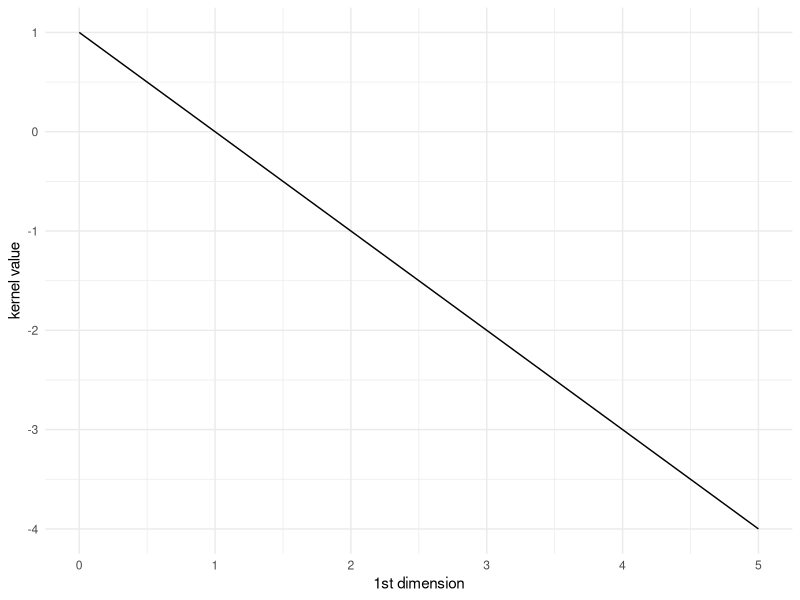
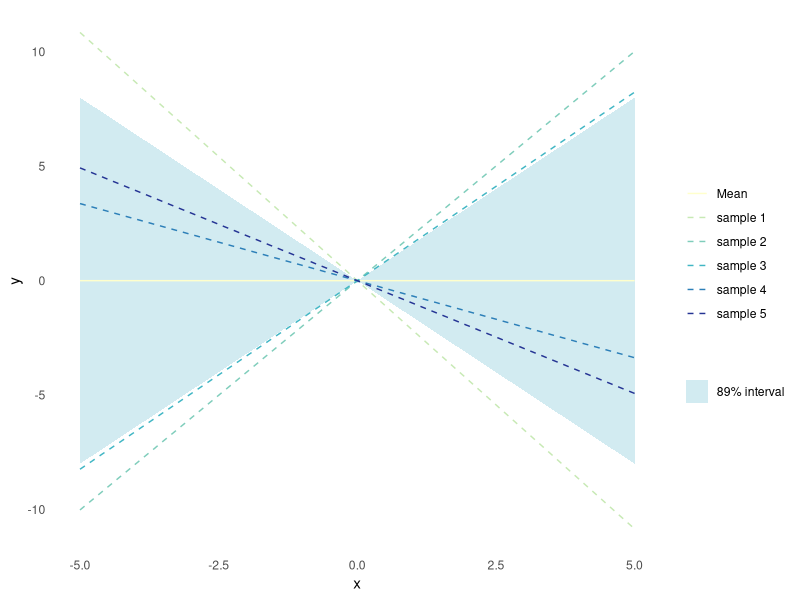
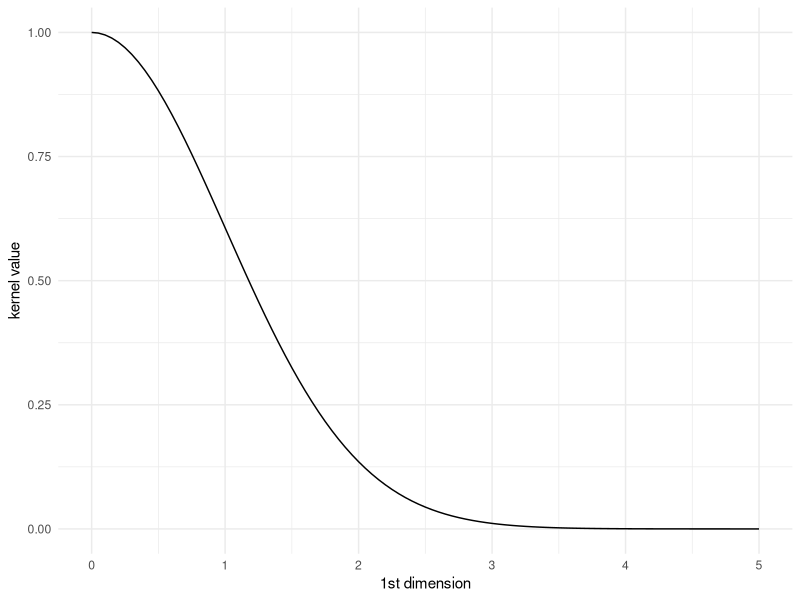
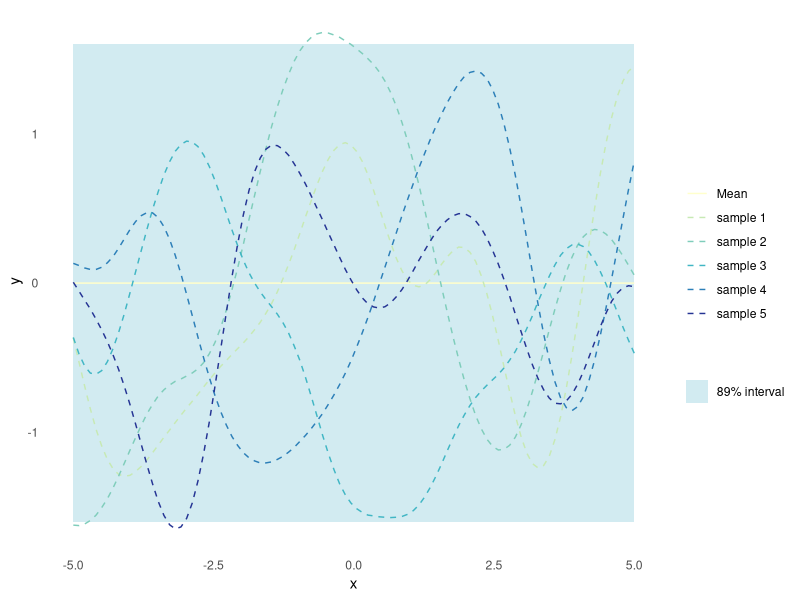

Recreate these plots in R, in order.
## ---- chunk 1
library(ggplot2)
library(magrittr)
set.seed(4444)
## ---- chunk 2
plot_kernel_value <- function(kernel, ...) {
  tibble::tibble(
    X1 = seq(0, 5, by = 0.05),
    X2 = rep(0, length(X1)),
    kv = purrr::map2_dbl(X1, X2, kernel, ...)
  ) %>%
    ggplot(aes(x = X1, y = kv)) +
    geom_line() +
    labs(x = "1st dimension", y = "kernel value") +
    theme_minimal()
}
## ---- chunk 3
#' Random Samples from a Multivariate Gaussian
#' 
#' This implementation is similar to MASS::mvrnorm, but uses chlosky
#' decomposition instead. This should be more stable but is less efficient than
#' the MASS implementation, which recycles the eigen decomposition for the
#' sampling part.
#'
#' @param n number of samples to sample
#' @param mu the mean of each input dimension
#' @param sigma the covariance matrix
#' @param epsilon numerical tolerance added to the diagonal of the covariance
#'  matrix. This is necessary for the Cholesky decomposition, in some cases.
#'
#' @return numerical vector of n samples
rmvnorm <- function(n = 1, mu, sigma, epsilon = 1e-6) {
    p <- length(mu)
    if(!all(dim(sigma) == c(p, p))) stop("incompatible dimensions of arguments")
    ev <- eigen(sigma, symmetric = TRUE)$values
    if(!all(ev >= -epsilon*abs(ev[1L]))) {
      stop("The covariance matrix (sigma) is not positive definite")
    }
    cholesky <- chol(sigma + diag(p)*epsilon)
    sample <- rnorm(p*n, 0, 1)
    dim(sample) <- c(n, p)
    sweep(sample %*% cholesky, 2, mu, FUN = `+`)
}

plot_gp <- function(kernel, ...) {
  n_samples <- 5
  X_predict <- matrix(seq(-5, 5, length.out = 100), 100, 1)
  mu <- rep(0, times = length(X_predict))
  sigma <- rlang::exec(kernel, X1 = X_predict, X2 = X_predict, ...)
  samples <- rmvnorm(n = n_samples, mu, sigma)
  p <- tibble::as_tibble(
    t(samples),
    .name_repair = ~ paste("sample", seq(1, n_samples))
  ) %>%
    dplyr::mutate(
    x = X_predict,
    uncertainty = 1.6*sqrt(diag(sigma)),
    mu = mu,
    lower = mu - uncertainty,
    upper = mu + uncertainty
  ) %>%
    ggplot(aes(x = x)) +
    geom_ribbon(
      aes(ymin = lower, ymax = upper, fill = "89% interval"),
      alpha = 0.2
    ) +
    geom_line(aes(y = mu, colour = "Mean")) +
    theme_minimal() +
    labs(
      y = "y",
      x = "x",
      colour = "",
      fill = ""
    ) +
    theme(panel.grid = element_blank())
  Reduce(
    `+`,
    init = p,
    x = lapply(paste("sample", seq(1, n_samples)), function(s) {
      geom_line(aes(y = .data[[s]], colour = s), linetype = 2)
    })
  ) +
    scale_colour_brewer(palette = "YlGnBu") +
    scale_fill_manual(values = list("89% interval" = "#219ebc"))
}
## ---- chunk 4
linear_kernel <- function(X1, X2, alpha = 0, sigma = 0) {
  if (is.null(dim(X1))) dim(X1) <- c(1, length(X1))
  if (is.null(dim(X2))) dim(X2) <- c(1, length(X2))
  sigma^2 + (X1 - alpha) %*% t(X2 - alpha)
}
## ---- chunk 5
plot_kernel_value(linear_kernel, alpha = 1)
## ---- chunk 6
plot_gp(linear_kernel)
## ---- chunk 7
#' RBF Kernel
#'
#' @param X1 matrix of dimensions (n, d). Vectors are coerced to (1, d).
#' @param X2 matrix of dimensions (m, d). Vectors are coerced to (1, d).
#' @param l length scale
#' @param sigma_f scale parameter 
#'
#' @return matrix of dimensions (n, m)
rbf_kernel <- function(X1, X2, l = 1.0, sigma_f = 1.0) {
  if (is.null(dim(X1))) dim(X1) <- c(1, length(X1))
  if (is.null(dim(X2))) dim(X2) <- c(1, length(X2))
  sqdist <- (- 2*(X1 %*% t(X2))) %>%
    add(rowSums(X1**2, dims = 1)) %>%
    sweep(2, rowSums(X2**2, dims = 1), `+`)
  sigma_f**2 * exp(-0.5 / l**2 * sqdist)
}
## ---- chunk 8
plot_kernel_value(rbf_kernel)
## ---- chunk 9
plot_gp(rbf_kernel)
## ---- chunk 10
matern_kernel <- function(X1, X2, nu, l) {
  # Compute Euclidean distance between each pair of rows
  dist_mat <- as.matrix(dist(rbind(X1, X2)))
  dist_X1X2 <- dist_mat[1:nrow(X1), (nrow(X1)+1):nrow(dist_mat)]

  # Compute the kernel
  sqrt_2nu_over_l <- sqrt(2 * nu) / l
  term1 <- ((2^(1 - nu)) / gamma(nu)) * ((sqrt_2nu_over_l) ^ nu) * dist_X1X2 ^ nu
  term2 <- besselK(sqrt_2nu_over_l * dist_X1X2, nu)
  K <- term1 * term2

  return(K)
}
## ---- chunk 11
# Define the Periodic Kernel function
periodic_kernel <- function(X1, X2, sigma2, length_scale, period) {
  # Calculate pairwise distances between input points
  D <- as.matrix(dist(rbind(X1, X2)))
  
  # Calculate the kernel matrix element for each pair of input points
  K <- sigma2 * exp(-2 * sin(pi * D / period)^2 / length_scale^2)
  
  # Return the covariance matrix
  return(K[1:length(X1), (length(X1)+1):(length(X1)+length(X2))])
}

## ---- chunk 12
hamming_kernel <- function(x, y) {
  L <- length(x)
  kernel <- sum(x == y) / L
  return(kernel)
}

## ---- chunk 13
chi_squared_kernel <- function(x, y) {
  # x: vector of histogram bin counts or probabilities
  # y: vector of histogram bin counts or probabilities
  
  # Check that x and y have the same length
  if (length(x) != length(y)) {
    stop("Input vectors must have the same length")
  }
  
  # Compute chi-squared distance between x and y
  dist <- sum((x - y)^2 / (x + y))
  
  # Compute chi-squared kernel using distance
  kernel <- exp(-0.5 * dist)
  
  return(kernel)
}

## ---- chunk 14
# Anisotropic RBF kernel (vectorized)
aniso_rbf_kernel <- function(X1, X2, gamma, l) {
  # X1: n x p matrix
  # X2: m x p matrix
  # gamma: scalar, the kernel width parameter
  # l: p-dimensional vector, the length scale parameter
  
  n <- nrow(X1)
  m <- nrow(X2)
  
  # Compute the squared Euclidean distance between every pair of points
  D <- -2 * crossprod(X1, X2, sparse = TRUE) +
    rowSums(X1^2) %*% rep(1, m) +
    rep(1, n) %*% t(colSums(X2^2))
  D <- sqrt(max(0, D))
  
  # Compute the kernel matrix using the RBF kernel function
  K <- exp(-gamma * (D^2 / outer(l^2, rep(1, m), "*")))
  
  return(K)
}

## ---- chunk 15
mixed_kernel <- function(X1, X2, gamma, l, kernel_type) {
  # X1: n x p matrix
  # X2: m x p matrix
  # gamma: scalar, the kernel width parameter
  # l: p-dimensional vector, the length scale parameter
  # kernel_type: p-dimensional vector, specifies the kernel type for each dimension
  
  n <- nrow(X1)
  m <- nrow(X2)
  p <- ncol(X1)
  
  # Initialize kernel matrix to zeros
  K <- matrix(0, n, m)
  
  for (i in 1:p) {
    # Compute kernel matrix for current dimension
    if (kernel_type[i] == "rbf") {
      K_i <- exp(-gamma * ((X1[,i] %*% t(rep(1,m)))^2 + (rep(1,n) %*% t(X2[,i]))^2 - 2*X1[,i] %*% t(X2[,i])) / l[i]^2)
    } else if (kernel_type[i] == "linear") {
      K_i <- X1[,i] %*% t(X2[,i])
    } else {
      stop("Unsupported kernel type")
    }
    
    # Add kernel matrix to mixed kernel matrix
    K <- K + K_i
  }
  
  return(K)
}
